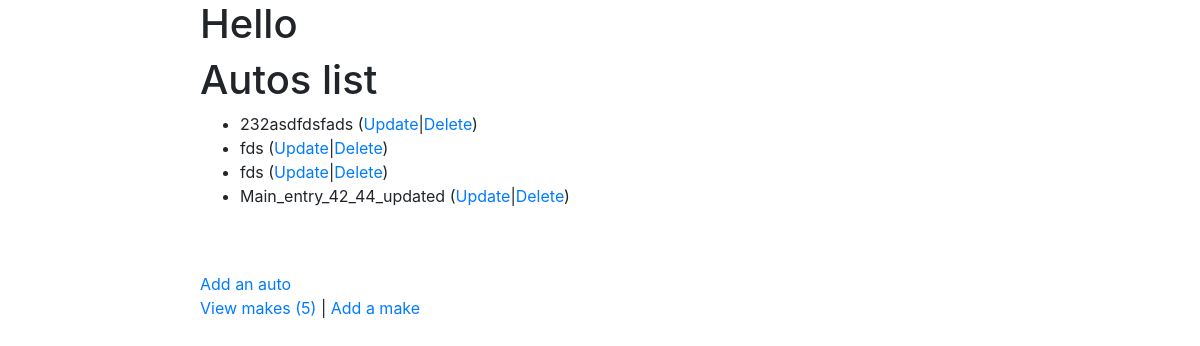
The app's page /autos/ (signed in), older data.
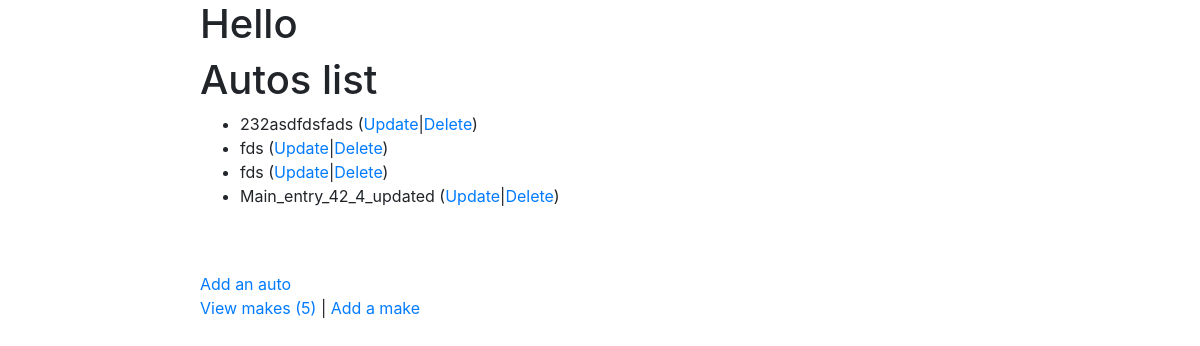
The same page, newer data.
### autos/models.py (models this page shows)
class Autos(models.Model):
    nickname = models.CharField(max_length=100)
    make = models.ForeignKey(Makes, on_delete=models.CASCADE)
    mileage = models.IntegerField()
    comments = models.CharField(max_length=256)

### autos/views.py (the view)
# urls.py: path('', views.AutosList.as_view(), name='autos_list'),
class AutosList(LoginRequiredMixin, View):
    def get(self, request):
        autos = Autos.objects.all()
        makes_count = Makes.objects.all().count()
        context = {
            'autos': autos,
            'makes_count': makes_count,
        }
        return render(request, 'autos_list.html', context);

### autos/templates/autos_list.html
{% extends "base_bootstrap.html" %}
{% block content %}
    <h1>Hello</h1>
    <h1>Autos list</h1>
    {% if autos %}
    <ul>
        {% for auto in autos%}
        <li> {{ auto.nickname }} (<a href="{% url 'autos:autos_update' auto.pk %}">Update</a>|<a href="{% url 'autos:autos_delete' auto.pk %}">Delete</a>)</li>
        {% endfor %}
    </ul>
    {% else %}
        <span>There is no autos</span>
    {% endif %}
    <br>
    <br>
    {% if makes_count == 0 %}
        <span>Create at least one make</span>
    {% else %}
    <a href='{% url 'autos:autos_create' %}'>Add an auto</a>
    {% endif %}
    <br>
    <p>
    <a href='{% url 'autos:makes_list' %}'>View makes ({{makes_count}})</a> | <a href='{% url 'autos:makes_create' %}'>Add a make</a>
    </p>
{% endblock %}

Row changes from the older to the newer data that the page shows:
removed Autos: nickname "Main_entry_42_44_updated"
added Autos: nickname "Main_entry_42_4_updated"
